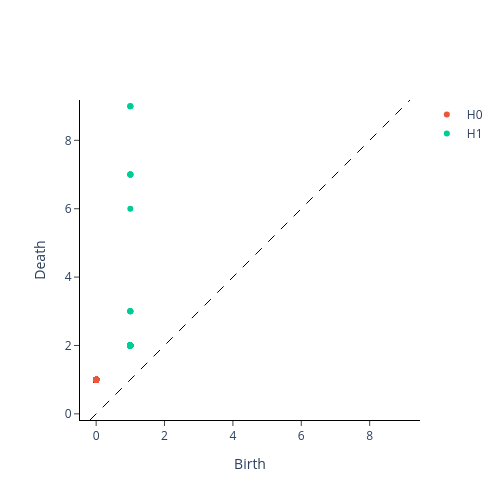

The cell this chart's notebook holds for it:
### Markdown cell above
Layer 2

### Code cell
distance_matrix = geodesic_distance_matrix(act_dict[1], k_neighbors=k)
mprint(distance_matrix)

dgm = ripser_parallel(
    distance_matrix,
    metric="precomputed",
    maxdim=maxdim,
    n_threads=-1,
    # thresh=0.9,
)
dgm_gtda = _postprocess_diagrams([dgm["dgms"]], "ripser", list(range(maxdim + 1)), np.inf, True)[0]
print(calculate_betti_numbers(dgm_gtda, threshold=threshold, dim=maxdim))
plot_diagram(dgm_gtda)

### Figure 1 — Plotly figure (JSON) as saved in the notebook; plotly's stock layout.template omitted (floating-point values rounded to 4 significant figures; data arrays with more than 128 entries replaced by an {"elided": "..."} marker saying what was removed)
{"data": [{"hoverinfo": "none", "line": {"color": "black", "dash": "dash", "width": 1}, "mode": "lines", "showlegend": false, "type": "scatter", "x": [-0.18, 9.18], "y": [-0.18, 9.18]}, {"hoverinfo": "text", "hovertext": {"elided": "1999 str values"}, "mode": "markers", "name": "H0", "type": "scatter", "x": {"elided": "1999 int values"}, "y": {"elided": "1999 int values"}}, {"hoverinfo": "text", "hovertext": ["(1.0, 9.0), multiplicity: 3", "(1.0, 9.0), multiplicity: 3", "(1.0, 9.0), multiplicity: 3", "(1.0, 7.0), multiplicity: 5", "(1.0, 7.0), multiplicity: 5", "(1.0, 7.0), multiplicity: 5", "(1.0, 7.0), multiplicity: 5", "(1.0, 7.0), multiplicity: 5", "(1.0, 6.0)", "(1.0, 3.0), multiplicity: 4", "(1.0, 3.0), multiplicity: 4", "(1.0, 3.0), multiplicity: 4", "(1.0, 3.0), multiplicity: 4", "(1.0, 2.0), multiplicity: 65", "(1.0, 2.0), multiplicity: 65", "(1.0, 2.0), multiplicity: 65", "(1.0, 2.0), multiplicity: 65", "(1.0, 2.0), multiplicity: 65", "(1.0, 2.0), multiplicity: 65", "(1.0, 2.0), multiplicity: 65", "(1.0, 2.0), multiplicity: 65", "(1.0, 2.0), multiplicity: 65", "(1.0, 2.0), multiplicity: 65", "(1.0, 2.0), multiplicity: 65", "(1.0, 2.0), multiplicity: 65", "(1.0, 2.0), multiplicity: 65", "(1.0, 2.0), multiplicity: 65", "(1.0, 2.0), multiplicity: 65", "(1.0, 2.0), multiplicity: 65", "(1.0, 2.0), multiplicity: 65", "(1.0, 2.0), multiplicity: 65", "(1.0, 2.0), multiplicity: 65", "(1.0, 2.0), multiplicity: 65", "(1.0, 2.0), multiplicity: 65", "(1.0, 2.0), multiplicity: 65", "(1.0, 2.0), multiplicity: 65", "(1.0, 2.0), multiplicity: 65", "(1.0, 2.0), multiplicity: 65", "(1.0, 2.0), multiplicity: 65", "(1.0, 2.0), multiplicity: 65", "(1.0, 2.0), multiplicity: 65", "(1.0, 2.0), multiplicity: 65", "(1.0, 2.0), multiplicity: 65", "(1.0, 2.0), multiplicity: 65", "(1.0, 2.0), multiplicity: 65", "(1.0, 2.0), multiplicity: 65", "(1.0, 2.0), multiplicity: 65", "(1.0, 2.0), multiplicity: 65", "(1.0, 2.0), multiplicity: 65", "(1.0, 2.0), multiplicity: 65", "(1.0, 2.0), multiplicity: 65", "(1.0, 2.0), multiplicity: 65", "(1.0, 2.0), multiplicity: 65", "(1.0, 2.0), multiplicity: 65", "(1.0, 2.0), multiplicity: 65", "(1.0, 2.0), multiplicity: 65", "(1.0, 2.0), multiplicity: 65", "(1.0, 2.0), multiplicity: 65", "(1.0, 2.0), multiplicity: 65", "(1.0, 2.0), multiplicity: 65", "(1.0, 2.0), multiplicity: 65", "(1.0, 2.0), multiplicity: 65", "(1.0, 2.0), multiplicity: 65", "(1.0, 2.0), multiplicity: 65", "(1.0, 2.0), multiplicity: 65", "(1.0, 2.0), multiplicity: 65", "(1.0, 2.0), multiplicity: 65", "(1.0, 2.0), multiplicity: 65", "(1.0, 2.0), multiplicity: 65", "(1.0, 2.0), multiplicity: 65", "(1.0, 2.0), multiplicity: 65", "(1.0, 2.0), multiplicity: 65", "(1.0, 2.0), multiplicity: 65", "(1.0, 2.0), multiplicity: 65", "(1.0, 2.0), multiplicity: 65", "(1.0, 2.0), multiplicity: 65", "(1.0, 2.0), multiplicity: 65", "(1.0, 2.0), multiplicity: 65"], "mode": "markers", "name": "H1", "type": "scatter", "x": [1, 1, 1, 1, 1, 1, 1, 1, 1, 1, 1, 1, 1, 1, 1, 1, 1, 1, 1, 1, 1, 1, 1, 1, 1, 1, 1, 1, 1, 1, 1, 1, 1, 1, 1, 1, 1, 1, 1, 1, 1, 1, 1, 1, 1, 1, 1, 1, 1, 1, 1, 1, 1, 1, 1, 1, 1, 1, 1, 1, 1, 1, 1, 1, 1, 1, 1, 1, 1, 1, 1, 1, 1, 1, 1, 1, 1, 1], "y": [9, 9, 9, 7, 7, 7, 7, 7, 6, 3, 3, 3, 3, 2, 2, 2, 2, 2, 2, 2, 2, 2, 2, 2, 2, 2, 2, 2, 2, 2, 2, 2, 2, 2, 2, 2, 2, 2, 2, 2, 2, 2, 2, 2, 2, 2, 2, 2, 2, 2, 2, 2, 2, 2, 2, 2, 2, 2, 2, 2, 2, 2, 2, 2, 2, 2, 2, 2, 2, 2, 2, 2, 2, 2, 2, 2, 2, 2]}], "layout": {"height": 500, "plot_bgcolor": "white", "width": 500, "xaxis": {"autorange": false, "exponentformat": "e", "linecolor": "black", "linewidth": 1, "mirror": false, "range": [-0.18, 9.18], "showexponent": "all", "showline": true, "side": "bottom", "ticks": "outside", "title": {"text": "Birth"}, "type": "linear", "zeroline": true}, "yaxis": {"autorange": false, "exponentformat": "e", "linecolor": "black", "linewidth": 1, "mirror": false, "range": [-0.18, 9.18], "scaleanchor": "x", "scaleratio": 1, "showexponent": "all", "showline": true, "side": "left", "ticks": "outside", "title": {"text": "Death"}, "type": "linear", "zeroline": true}}}
